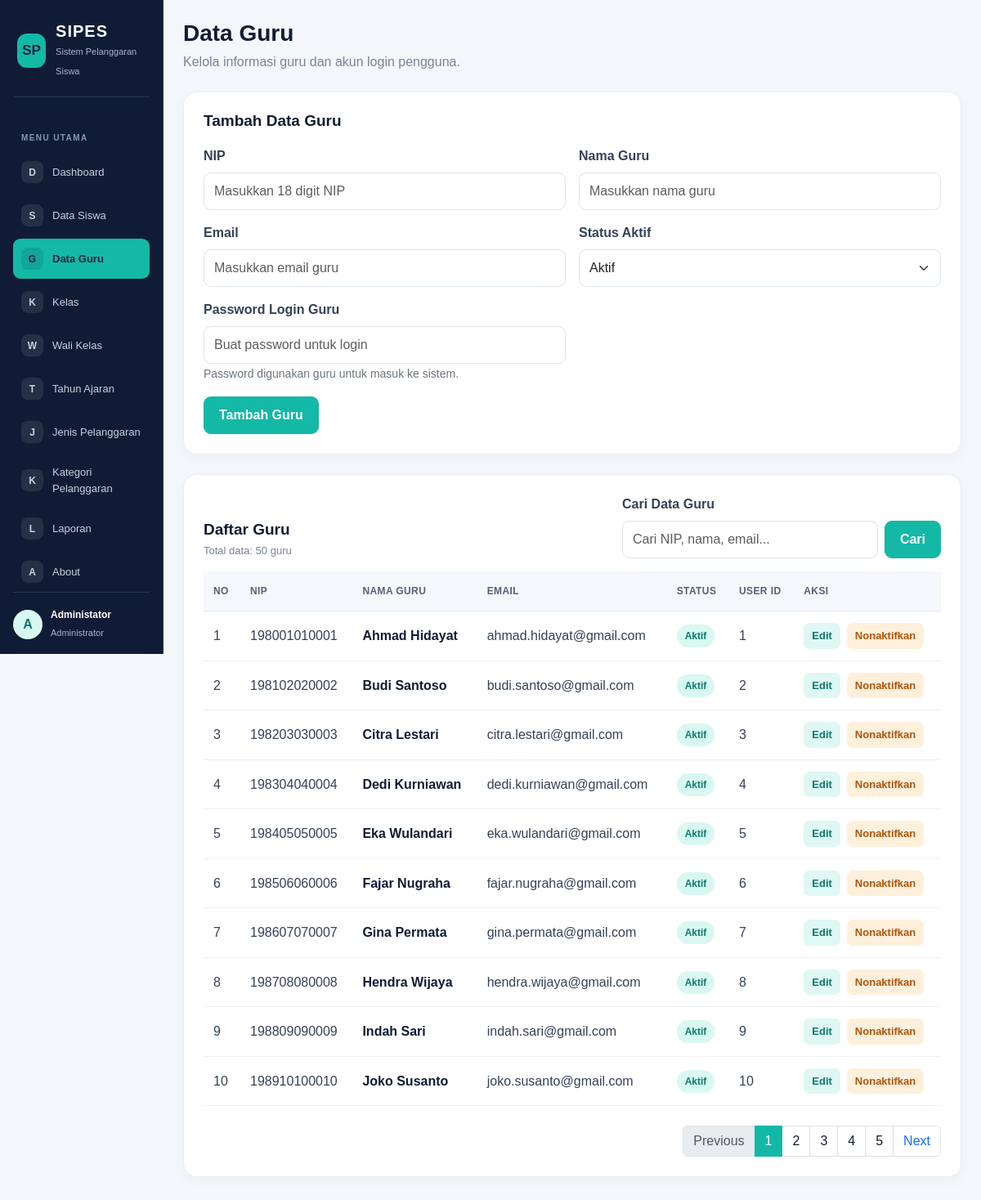
/data_guru.php (signed in), run on an earlier commit of the app's database.
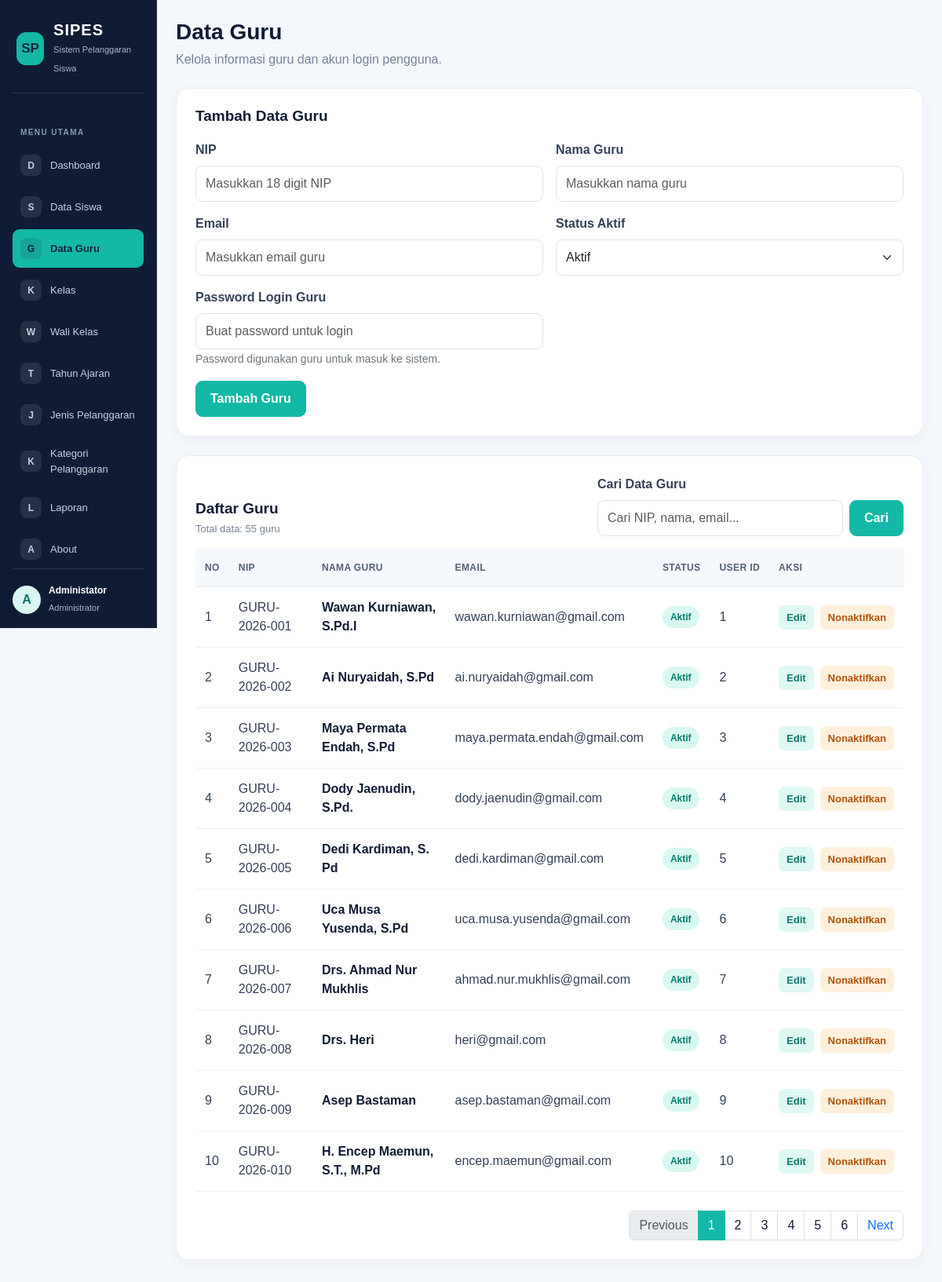
And on a later commit of the database.
### tables this page shows
CREATE TABLE `t_guru` (
  `id` int(11) NOT NULL,
  `nip` varchar(30) NOT NULL,
  `nama` varchar(150) DEFAULT NULL,
  `email` varchar(150) NOT NULL,
  `status_aktif` tinyint(1) NOT NULL,
  `user_id` int(11) NOT NULL,
  `created_at` timestamp NOT NULL DEFAULT current_timestamp(),
  `updated_at` timestamp NOT NULL DEFAULT current_timestamp()
);

### data_guru.php (the view, shortened to what the rows shown need)
<?php
include 'config/koneksi.php';
$data_edit = null;
$batas = 10;
$halaman_aktif = isset($_GET['page']) ? (int)$_GET['page'] : 1;
$halaman_aktif = ($halaman_aktif < 1) ? 1 : $halaman_aktif;
$mulai = ($halaman_aktif > 1) ? ($halaman_aktif * $batas) - $batas : 0;
$where_sql = "";
$data_guru = mysqli_query($koneksi, "SELECT * FROM t_guru $where_sql ORDER BY id ASC LIMIT $mulai, $batas");
?>
<!DOCTYPE html>
<html lang="id">
<head>
    <link href="https://cdn.jsdelivr.net/npm/bootstrap@5.3.3/dist/css/bootstrap.min.css" rel="stylesheet">
</head>
<body>
<div class="container-fluid">
    <div class="row">
        <main class="col-md-9 col-lg-10 p-4 ms-md-auto">
            <div class="mb-4">
                <h1 class="page-title">Data Guru</h1>
            </div>
            <?php if ($data_edit) { ?>
                <div class="content-card">
                    <h2 class="section-title">Edit Data Guru</h2>
                    <form method="POST">
                        <input type="hidden" name="id" value="<?php echo htmlspecialchars($data_edit['id']); ?>">
                        <div class="row g-3">
                            <div class="col-md-6">
                                <label class="form-label">NIP</label>
                                <input type="text" name="nip" class="form-control" inputmode="numeric" maxlength="18" value="<?php echo htmlspecialchars($data_edit['nip']); ?>" oninput="this.value = this.value.replace(/[^0-9]/g, '').slice(0, 18)" required>
                            </div>
                            <div class="col-md-6">
                                <label class="form-label">Nama Guru</label>
                                <input type="text" name="nama" class="form-control" value="<?php echo htmlspecialchars($data_edit['nama']); ?>" required>
                            </div>
                            <div class="col-md-6">
                                <label class="form-label">Email</label>
                                <input type="email" name="email" class="form-control" value="<?php echo htmlspecialchars($data_edit['email']); ?>" required>
                            </div>
                            <div class="col-md-6">
                                <label class="form-label">Status Aktif</label>
                                <select name="status_aktif" class="form-select" required>
                                    <option value="1" <?php if ($data_edit['status_aktif'] == 1) echo 'selected'; ?>>Aktif</option>
                                    <option value="0" <?php if ($data_edit['status_aktif'] == 0) echo 'selected'; ?>>Tidak Aktif</option>
                                </select>
                            </div>
                            <div class="col-12 d-flex gap-2 flex-wrap">
                                <button type="submit" name="edit" class="btn btn-teal">Simpan Perubahan</button>
                                <a href="data_guru.php" class="btn-light-custom">Batal</a>
                            </div>
                        </div>
                    </form>
                </div>
            <?php } else { ?>
                <div class="content-card">
                    <h2 class="section-title">Tambah Data Guru</h2>
                </div>
            <?php } ?>
            <div class="content-card">
                <div class="d-flex justify-content-between align-items-end flex-wrap gap-3 mb-3">
                    <div>
                        <h2 class="section-title mb-1">Daftar Guru</h2>
                    </div>
                </div>
                <div class="table-responsive">
                    <table class="table">
                        <thead>
                            <tr>
                                <th>No</th>
                                <th>NIP</th>
                                <th>Nama Guru</th>
                                <th>Email</th>
                                <th>Status</th>
                                <th>User ID</th>
                                <th>Aksi</th>
                            </tr>
                        </thead>
                        <tbody>
                            <?php
                            $no = $mulai + 1;
                            if (mysqli_num_rows($data_guru) > 0) {
                                while ($guru = mysqli_fetch_assoc($data_guru)) {
                            ?>
                                    <tr>
                                        <td><?php echo $no++; ?></td>
                                        <td><?php echo htmlspecialchars($guru['nip']); ?></td>
                                        <td><span class="teacher-name"><?php echo htmlspecialchars($guru['nama']); ?></span></td>
                                        <td><?php echo htmlspecialchars($guru['email']); ?></td>
                                        <td>
                                            <?php if ($guru['status_aktif'] == 1) { ?>
                                                <span class="status-badge status-active">Aktif</span>
                                            <?php } else { ?>
                                                <span class="status-badge status-inactive">Tidak Aktif</span>
                                            <?php } ?>
                                        </td>
                                        <td><?php echo htmlspecialchars($guru['user_id']); ?></td>
                                        <td>
                                            <div class="d-flex gap-2">
                                                <a href="data_guru.php?edit=<?php echo $guru['id']; ?>" class="action-link action-edit">Edit</a>
                                                <?php if ($guru['status_aktif'] == 1) { ?>
                                                    <a href="data_guru.php?nonaktifkan=<?php echo $guru['id']; ?>" class="action-link action-disable" onclick="return confirm('Menonaktifkan guru ini?');">Nonaktifkan</a>
                                                <?php } else { ?>
                                                    <a href="data_guru.php?hapus_permanen=<?php echo $guru['id']; ?>" class="action-link action-delete" onclick="return confirm('Yakin mau hapus guru ini secara permanen?');">Hapus</a>
                                                <?php } ?>
                                            </div>
                                        </td>
                                    </tr>
                            <?php
                                }
                            } else {
                            ?>
                                <tr>
                                    <td colspan="7" class="empty-state">Data guru tidak ditemukan.</td>
                                </tr>
                            <?php } ?>
                        </tbody>
                    </table>
                </div>
            </div>
        </main>
    </div>
</div>
</body>
</html>

What changed in the data, as far as the page shows it:
changed t_guru: nip "198001010001" → "GURU-2026-001"; nama "Ahmad Hidayat" → "Wawan Kurniawan, S.Pd.I"; email "ahmad.hidayat@gmail.com" → "wawan.kurniawan@gmail.com"
changed t_guru: nip "198102020002" → "GURU-2026-002"; nama "Budi Santoso" → "Ai Nuryaidah, S.Pd"; email "budi.santoso@gmail.com" → "ai.nuryaidah@gmail.com"
changed t_guru: nip "198203030003" → "GURU-2026-003"; nama "Citra Lestari" → "Maya Permata Endah, S.Pd"; email "citra.lestari@gmail.com" → "maya.permata.endah@gmail.com"
changed t_guru: nip "198304040004" → "GURU-2026-004"; nama "Dedi Kurniawan" → "Dody Jaenudin, S.Pd."; email "dedi.kurniawan@gmail.com" → "dody.jaenudin@gmail.com"
changed t_guru: nip "198405050005" → "GURU-2026-005"; nama "Eka Wulandari" → "Dedi Kardiman, S. Pd"; email "eka.wulandari@gmail.com" → "dedi.kardiman@gmail.com"
changed t_guru: nip "198506060006" → "GURU-2026-006"; nama "Fajar Nugraha" → "Uca Musa Yusenda, S.Pd"; email "fajar.nugraha@gmail.com" → "uca.musa.yusenda@gmail.com"
changed t_guru: nip "198607070007" → "GURU-2026-007"; nama "Gina Permata" → "Drs. Ahmad Nur Mukhlis"; email "gina.permata@gmail.com" → "ahmad.nur.mukhlis@gmail.com"
changed t_guru: nip "198708080008" → "GURU-2026-008"; nama "Hendra Wijaya" → "Drs. Heri"; email "hendra.wijaya@gmail.com" → "heri@gmail.com"
changed t_guru: nip "198809090009" → "GURU-2026-009"; nama "Indah Sari" → "Asep Bastaman"; email "indah.sari@gmail.com" → "asep.bastaman@gmail.com"
changed t_guru: nip "198910100010" → "GURU-2026-010"; nama "Joko Susanto" → "H. Encep Maemun, S.T., M.Pd"; email "joko.susanto@gmail.com" → "encep.maemun@gmail.com"
Also different on the page:
$total_data: "50" → "55"
new list line: "6"
